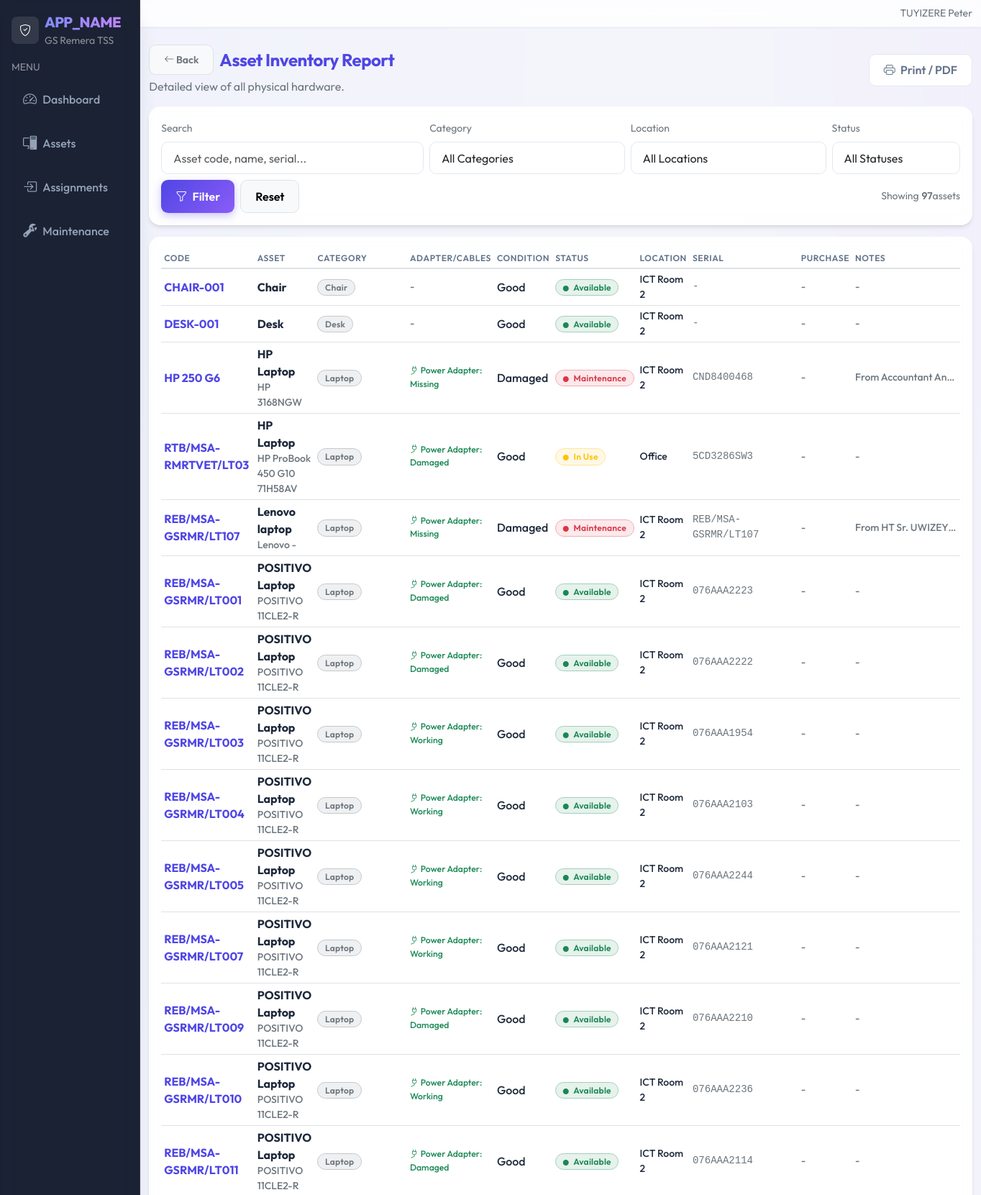
The page /reports/inventory.php (signed in, upper part) on the database its author committed.
### tables this page shows
CREATE TABLE `assets` (
  `id` int(10) UNSIGNED NOT NULL,
  `school_id` int(10) UNSIGNED NOT NULL,
  `asset_code` varchar(40) NOT NULL,
  `asset_name` varchar(120) NOT NULL,
  `category_id` int(10) UNSIGNED NOT NULL,
  `brand` varchar(80) DEFAULT NULL,
  `model` varchar(80) DEFAULT NULL,
  `serial_number` varchar(80) DEFAULT NULL,
  `purchase_date` date DEFAULT NULL,
  `asset_condition` enum('New','Good','Fair','Damaged') NOT NULL DEFAULT 'Good',
  `quantity` int(10) UNSIGNED NOT NULL DEFAULT '1',
  `qty_available` int(10) UNSIGNED DEFAULT '0',
  `qty_in_use` int(10) UNSIGNED DEFAULT '0',
  `qty_maintenance` int(10) UNSIGNED DEFAULT '0',
  `qty_faulty` int(10) UNSIGNED DEFAULT '0',
  `qty_lost` int(10) UNSIGNED DEFAULT '0',
  `power_adapter` enum('Yes','No') NOT NULL DEFAULT 'No',
  `power_adapter_status` enum('Working','Damaged','Missing','N/A') NOT NULL DEFAULT 'N/A',
  `display_cable` enum('Yes','No') NOT NULL DEFAULT 'No',
  `display_cable_type` enum('HDMI','VGA','DisplayPort','DVI','USB-C','Other','N/A') NOT NULL DEFAULT 'N/A',
  `display_cable_status` enum('Working','Damaged','Missing','N/A') NOT NULL DEFAULT 'N/A',
  `status` enum('Available','In Use','Maintenance','Lost','Faulty') NOT NULL DEFAULT 'Available',
  `location_id` int(10) UNSIGNED NOT NULL,
  `image_path` varchar(255) DEFAULT NULL,
  `notes` text,
  `created_at` datetime NOT NULL DEFAULT CURRENT_TIMESTAMP,
  `updated_at` datetime DEFAULT NULL ON UPDATE CURRENT_TIMESTAMP
);

CREATE TABLE `asset_categories` (
  `id` int(10) UNSIGNED NOT NULL,
  `school_id` int(10) UNSIGNED NOT NULL,
  `name` varchar(80) NOT NULL,
  `type` enum('Electronic','Non-Electronic') NOT NULL DEFAULT 'Electronic'
);

CREATE TABLE `locations` (
  `id` int(10) UNSIGNED NOT NULL,
  `school_id` int(10) UNSIGNED NOT NULL,
  `name` varchar(80) NOT NULL
);

### includes/url.php (called while the page is built, shortened)
<?php
function base_url(): string
{
  $b = defined('BASE_URL') ? (string)BASE_URL : '';
  $b = rtrim($b, '/');
  return $b;
}
function url(string $path): string
{
  $full = base_url() . $path;
  return $full === '' ? '/' : $full;
}

### reports/inventory.php (the view, shortened to what this page needs)
<?php
require_once __DIR__ . '/../includes/layout.php';
require_once __DIR__ . '/../includes/url.php';
$pdo = db();
$q = trim($_GET['q'] ?? '');
$sid = (int)$_SESSION['user']['school_id'];
$where = ["a.school_id = :sid"];
$params = [':sid' => $sid];
$sql = "
  SELECT
    a.asset_code, a.asset_name, a.brand, a.model, a.serial_number,
    a.purchase_date, a.asset_condition, a.power_adapter, a.power_adapter_status,
    a.display_cable, a.display_cable_type, a.display_cable_status,
    a.status, a.notes,
    c.name AS category_name,
    l.name AS location_name
  FROM assets a
  JOIN asset_categories c ON c.id = a.category_id
  JOIN locations l ON l.id = a.location_id
";
if ($where) $sql .= " WHERE " . implode(" AND ", $where);
$sql .= " ORDER BY c.name, a.asset_name, a.asset_code LIMIT 1000";
$stmt = $pdo->prepare($sql);
$stmt->execute($params);
$assets = $stmt->fetchAll();
?>
<div class="d-flex align-items-center justify-content-between flex-wrap gap-2 mb-3">
  <div>
    <div class="d-flex align-items-center gap-2 mb-1">
      <a href="<?php echo htmlspecialchars(url('/reports/index.php')); ?>" class="btn btn-sm btn-light border text-secondary"><i class="bi bi-arrow-left"></i> Back</a>
      <h1 class="h4 mb-0 text-primary fw-bold">Asset Inventory Report</h1>
    </div>
    <div class="text-secondary">Detailed view of all physical hardware.</div>
  </div>
  <div class="d-flex gap-2">
    <?php
      $qs = $_GET;
      $printUrl = url('/reports/print_inventory.php') . (empty($qs) ? '' : ('?' . http_build_query($qs)));
    ?>
    <a class="btn btn-outline-secondary" target="_blank" href="<?php echo htmlspecialchars($printUrl); ?>">
      <i class="bi bi-printer me-1"></i> Print / PDF
    </a>
  </div>
</div>
<div class="card table-card mb-3">
  <div class="card-body">
    <form class="row g-2 align-items-end" method="get">
      <div class="col-12 col-md-4">
        <label class="form-label small text-secondary">Search</label>
        <input class="form-control" name="q" placeholder="Asset code, name, serial..." value="<?php echo htmlspecialchars($q); ?>">
      </div>
      <div class="col-12 col-md-3">
        <label class="form-label small text-secondary">Category</label>
        <select class="form-select" name="category">
          <option value="0">All Categories</option>
        </select>
      </div>
      <div class="col-12 col-md-3">
        <label class="form-label small text-secondary">Location</label>
        <select class="form-select" name="location">
          <option value="0">All Locations</option>
        </select>
      </div>
      <div class="col-12 col-md-2">
        <label class="form-label small text-secondary">Status</label>
        <select class="form-select" name="status">
          <option value="">All Statuses</option>
        </select>
      </div>
      <div class="col-12 d-flex gap-2">
        <button class="btn btn-primary" type="submit">
          <i class="bi bi-funnel me-1"></i> Filter
        </button>
        <a class="btn btn-light border" href="<?php echo htmlspecialchars(url('/reports/inventory.php')); ?>">
          Reset
        </a>
        <div class="ms-auto small text-secondary d-flex align-items-center">
          Showing <span class="fw-semibold ms-1"><?php echo count($assets); ?></span> assets
        </div>
      </div>
    </form>
  </div>
</div>
<div class="card table-card">
  <div class="card-body">
    <div class="table-responsive">
      <table class="table table-sm align-middle table-hover">
        <thead>
          <tr class="text-secondary small">
            <th>Code</th>
            <th>Asset</th>
            <th>Category</th>
            <th>Adapter/Cables</th>
            <th>Condition</th>
            <th>Status</th>
            <th>Location</th>
            <th>Serial</th>
            <th>Purchase</th>
            <th>Notes</th>
          </tr>
        </thead>
        <tbody>
          <?php foreach ($assets as $a): ?>
            <tr>
              <td class="fw-bold text-primary"><?php echo htmlspecialchars($a['asset_code']); ?></td>
              <td>
                <div class="fw-bold"><?php echo htmlspecialchars($a['asset_name']); ?></div>
                <div class="small text-secondary"><?php echo htmlspecialchars(trim(($a['brand'] ?? '') . ' ' . ($a['model'] ?? ''))); ?></div>
              </td>
              <td><span class="badge bg-secondary bg-opacity-10 text-secondary border border-secondary-subtle"><?php echo htmlspecialchars($a['category_name']); ?></span></td>
              <td class="small">
                <?php if ($a['power_adapter'] === 'Yes'): ?>
                  <div class="text-success small"><i class="bi bi-plug"></i> Power Adapter: <?php echo htmlspecialchars($a['power_adapter_status']); ?></div>
                <?php endif; ?>
                <?php if ($a['power_adapter'] !== 'Yes' && $a['display_cable'] !== 'Yes'): ?>
                  <span class="text-secondary">-</span>
                <?php endif; ?>
              </td>
              <td><?php echo htmlspecialchars($a['asset_condition']); ?></td>
              <td>
                <?php
                  $statusColor = 'secondary';
                  if ($a['status'] === 'Available') $statusColor = 'success';
                  elseif ($a['status'] === 'In Use') $statusColor = 'warning';
                  elseif ($a['status'] === 'Maintenance') $statusColor = 'danger';
                  elseif ($a['status'] === 'Faulty') $statusColor = 'dark';
                  elseif ($a['status'] === 'Lost') $statusColor = 'secondary';
                ?>
                <span class="badge bg-<?php echo $statusColor; ?> bg-opacity-10 text-<?php echo $statusColor; ?> border border-<?php echo $statusColor; ?>-subtle">
                  <i class="bi bi-circle-fill me-1" style="font-size: 0.5rem; vertical-align: middle;"></i>
                  <?php echo htmlspecialchars($a['status']); ?>
                </span>
              </td>
              <td class="small"><?php echo htmlspecialchars($a['location_name']); ?></td>
              <td class="small text-secondary font-monospace"><?php echo htmlspecialchars($a['serial_number'] ?: '-'); ?></td>
              <td class="small text-secondary"><?php echo htmlspecialchars($a['purchase_date'] ?: '-'); ?></td>
              <td class="small text-secondary text-truncate" style="max-width: 150px;" title="<?php echo htmlspecialchars($a['notes'] ?: ''); ?>">
                <?php echo htmlspecialchars($a['notes'] ?: '-'); ?>
              </td>
            </tr>
          <?php endforeach; ?>
        </tbody>
      </table>
    </div>
  </div>
</div>

### assets/css/app.css (style rules this page uses)
:root { --gs-primary: #4f46e5; --gs-primary-hover: #4338ca; --gs-secondary: #8b5cf6; --gs-sidebar-bg: #0f172a; --gs-sidebar-muted: #94a3b8; --gs-sidebar-active-bg: rgba(255, 255, 255, 0.1); --gs-sidebar-active-text: #ffffff; --gs-bg: #f8fafc; --gs-card-bg: #ffffff; --gs-text: #1e293b; --gs-text-muted: #64748b; --gs-border: #e2e8f0; --shadow-sm: 0 1px 2px 0 rgba(0, 0, 0, 0.05); --shadow-md: 0 4px 6px -1px rgba(0, 0, 0, 0.1), 0 2px 4px -1px rgba(0, 0, 0, 0.06); --shadow-lg: 0 10px 15px -3px rgba(0, 0, 0, 0.1), 0 4px 6px -2px rgba(0, 0, 0, 0.05); --shadow-xl: 0 20px 25px -5px rgba(0, 0, 0, 0.1), 0 10px 10px -5px rgba(0, 0, 0, 0.04); }
body { font-family: 'Outfit', sans-serif; background-color: var(--gs-bg); background-image: radial-gradient(at 0% 0%, rgba(79, 70, 229, 0.15) 0px, transparent 50%), radial-gradient(at 100% 0%, rgba(139, 92, 246, 0.15) 0px, transparent 50%), radial-gradient(at 100% 100%, rgba(56, 189, 248, 0.15) 0px, transparent 50%), radial-gradient(at 0% 100%, rgba(20, 184, 166, 0.15) 0px, transparent 50%); background-attachment: fixed; color: var(--gs-text); -webkit-font-smoothing: antialiased; }
.card { background: rgba(255, 255, 255, 0.9); backdrop-filter: blur(10px); border: 1px solid rgba(255, 255, 255, 0.8); border-radius: 1rem; box-shadow: var(--shadow-md); transition: transform 0.3s cubic-bezier(0.4, 0, 0.2, 1), box-shadow 0.3s cubic-bezier(0.4, 0, 0.2, 1); overflow: hidden; }
.table-card { border: 1px solid rgba(255, 255, 255, 0.6); }
.btn { font-weight: 600; border-radius: 0.6rem; padding: 0.6rem 1.25rem; transition: all 0.3s cubic-bezier(0.4, 0, 0.2, 1); }
.btn-primary { background: linear-gradient(135deg, var(--gs-primary), var(--gs-secondary)); border: none; box-shadow: 0 4px 12px rgba(79, 70, 229, 0.3); color: white; }
.btn-outline-secondary { color: var(--gs-text-muted); border-color: var(--gs-border); background: white; }
.text-primary { color: var(--gs-primary) !important; }
h1, h2, h3, h4, h5, h6, .h1, .h2, .h3, .h4, .h5, .h6 { font-weight: 700; letter-spacing: -0.02em; color: #0f172a; }
.badge { font-weight: 600; padding: 0.4em 0.8em; border-radius: 2rem; letter-spacing: 0.02em; }
.form-control, .form-select { border-radius: 0.6rem; border: 1px solid var(--gs-border); padding: 0.6rem 1rem; transition: all 0.2s ease; background: rgba(255, 255, 255, 0.9); }
.table { vertical-align: middle; }
.table th { font-weight: 600; text-transform: uppercase; font-size: 0.75rem; letter-spacing: 0.05em; color: var(--gs-text-muted); border-bottom-width: 2px; background-color: transparent !important; }
.table td { color: var(--gs-text); font-weight: 500; background-color: transparent !important; }

### rows shown on the page
assets: asset_code "CHAIR-001", asset_name "Chair", category.name "Chair", asset_condition "Good", status "Available", location.name "ICT Room 2", serial_number "-", purchase_date "-", notes "-"
assets: asset_code "DESK-001", asset_name "Desk", category.name "Desk", asset_condition "Good", status "Available", location.name "ICT Room 2", serial_number "-", purchase_date "-", notes "-"
assets: asset_code "HP 250 G6", asset_name "HP Laptop", brand+model "HP 3168NGW", category.name "Laptop", power_adapter_status "Missing", asset_condition "Damaged", status "Maintenance", location.name "ICT Room 2", serial_number "CND8400468", purchase_date "-", notes "From Accountant An…"
assets: asset_code "RTB/MSA-RMRTVET/LT03", asset_name "HP Laptop", brand+model "HP ProBook 450 G10 71H58AV", category.name "Laptop", power_adapter_status "Damaged", asset_condition "Good", status "In Use", location.name "Office", serial_number "5CD3286SW3", purchase_date "-", notes "-"
assets: asset_code "REB/MSA-GSRMR/LT107", asset_name "Lenovo laptop", brand+model "Lenovo -", category.name "Laptop", power_adapter_status "Missing", asset_condition "Damaged", status "Maintenance", location.name "ICT Room 2", serial_number "REB/MSA-GSRMR/LT107", purchase_date "-", notes "From HT Sr. UWIZEY…"
assets: asset_code "REB/MSA-GSRMR/LT001", asset_name "POSITIVO Laptop", brand+model "POSITIVO 11CLE2-R", category.name "Laptop", power_adapter_status "Damaged", asset_condition "Good", status "Available", location.name "ICT Room 2", serial_number "076AAA2223", purchase_date "-", notes "-"
assets: asset_code "REB/MSA-GSRMR/LT002", asset_name "POSITIVO Laptop", brand+model "POSITIVO 11CLE2-R", category.name "Laptop", power_adapter_status "Damaged", asset_condition "Good", status "Available", location.name "ICT Room 2", serial_number "076AAA2222", purchase_date "-", notes "-"
assets: asset_code "REB/MSA-GSRMR/LT003", asset_name "POSITIVO Laptop", brand+model "POSITIVO 11CLE2-R", category.name "Laptop", power_adapter_status "Working", asset_condition "Good", status "Available", location.name "ICT Room 2", serial_number "076AAA1954", purchase_date "-", notes "-"
assets: asset_code "REB/MSA-GSRMR/LT004", asset_name "POSITIVO Laptop", brand+model "POSITIVO 11CLE2-R", category.name "Laptop", power_adapter_status "Working", asset_condition "Good", status "Available", location.name "ICT Room 2", serial_number "076AAA2103", purchase_date "-", notes "-"
assets: asset_code "REB/MSA-GSRMR/LT005", asset_name "POSITIVO Laptop", brand+model "POSITIVO 11CLE2-R", category.name "Laptop", power_adapter_status "Working", asset_condition "Good", status "Available", location.name "ICT Room 2", serial_number "076AAA2244", purchase_date "-", notes "-"
assets: asset_code "REB/MSA-GSRMR/LT007", asset_name "POSITIVO Laptop", brand+model "POSITIVO 11CLE2-R", category.name "Laptop", power_adapter_status "Working", asset_condition "Good", status "Available", location.name "ICT Room 2", serial_number "076AAA2121", purchase_date "-", notes "-"
assets: asset_code "REB/MSA-GSRMR/LT009", asset_name "POSITIVO Laptop", brand+model "POSITIVO 11CLE2-R", category.name "Laptop", power_adapter_status "Damaged", asset_condition "Good", status "Available", location.name "ICT Room 2", serial_number "076AAA2210", purchase_date "-", notes "-"
assets: asset_code "REB/MSA-GSRMR/LT010", asset_name "POSITIVO Laptop", brand+model "POSITIVO 11CLE2-R", category.name "Laptop", power_adapter_status "Working", asset_condition "Good", status "Available", location.name "ICT Room 2", serial_number "076AAA2236", purchase_date "-", notes "-"
assets: asset_code "REB/MSA-GSRMR/LT011", asset_name "POSITIVO Laptop", brand+model "POSITIVO 11CLE2-R", category.name "Laptop", power_adapter_status "Damaged", asset_condition "Good", status "Available", location.name "ICT Room 2", serial_number "076AAA2114", purchase_date "-", notes "-"

### other values the page prints
$appTitle "APP_NAME"
$user['school_name'] "GS Remera TSS"
$item['label'] "Dashboard"
$item['label'] "Assets"
$item['label'] "Assignments"
$item['label'] "Maintenance"
$fullName ?: '' "TUYIZERE Peter"
count($assets) "97"
